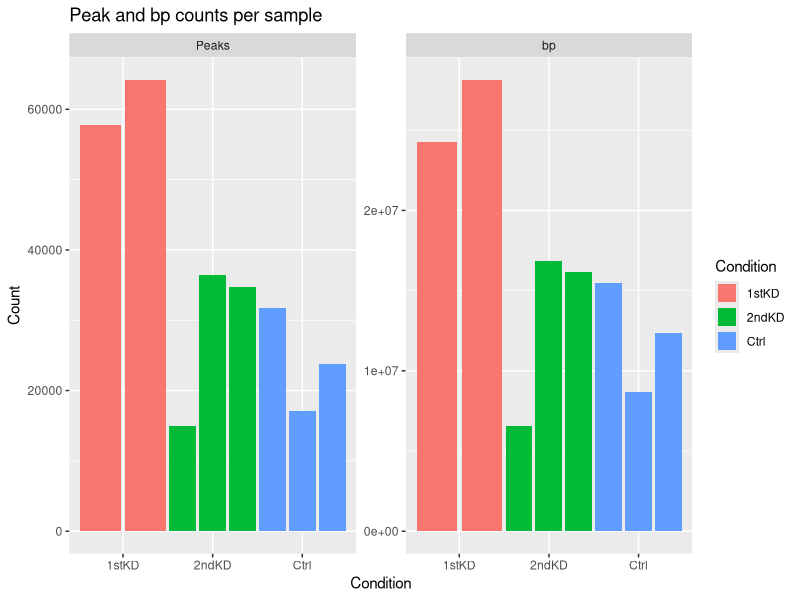

The R source for this figure:
# ==============================================================================
# Environment
# ==============================================================================
suppressMessages(library("data.table"))
suppressMessages(library("ggplot2"))

# ==============================================================================
# Functions
# ==============================================================================
meandif <- function(x,y) mean(x) - mean(y)
# function for performing permutations
perm2samp <- function(
        x, # vector from group 1
        y, # vector from group 2
        myfun = meandif, # function of group data
        alternative = c("two.sided", "less", "greater") # x ALT y
    ){
    theta.hat = myfun(x,y)
    m = length(x)
    n = length(y)
    N = m + n
    z = c(x,y)
    # matrix of all possible group assignments
    gmat = expand.grid(replicate(N, 1:2, simplify = FALSE))
    # remove first and last rows (all elements belong to a single group)
    gmat = gmat[c(-1, -(2^N)), ]
    nsamp = nrow(gmat)
    theta.mc = apply(
        gmat,
        1,
        function(g,z){
            meandif(z[g == 1], z[g != 1])
        },
        z = z
    )
    if(alternative[1] == "less") {
        perm = sum(theta.mc <= theta.hat) / nsamp
    } else if(alternative[1] == "greater") {
        perm = sum(theta.mc >= theta.hat) / nsamp
    } else {
        perm = sum(abs(theta.mc) >= abs(theta.hat)) / nsamp
    }
    return(list(
        theta.hat = theta.hat,
        theta.mc = theta.mc,
        p = perm
    ))
}

# ==============================================================================
# Data
# ==============================================================================
peaks = fread("Global/num-peaks-bp.tsv")

# ==============================================================================
# Analysis
# ==============================================================================
# hypothesis test placeholder
test_results = data.table(
    X = rep(c("Ctrl", "1stKD"), c(4, 2)),
    Y = c("1stKD", "2ndKD", "1stKD", "2ndKD", "2ndKD", "2ndKD"),
    Data = c("bp", "bp", "Peaks", "Peaks", "bp", "Peaks"),
    Hypothesis = rep(c("X >= Y", "X = Y"), c(4, 2)),
    Alternative = rep(c("less", "two.sided"), c(4, 2)),
    p = 1,
    FDR = 1
)

# testing for differences in bp accessibility
cat("Permutation tests\n")
for (i in 1:test_results[, .N]) {
    x = test_results[i, X]
    y = test_results[i, Y]
    dtype = test_results[i, Data]
    alt = test_results[i, Alternative]
    cat(x, y, dtype, alt, "\n")
    res = perm2samp(
        peaks[Condition == x, get(dtype)],
        peaks[Condition == y, get(dtype)],
        alternative = alt
    )
    test_results[i, p := res$p]
}
cat("Done\n")

# multiple test correction based on data used
test_results[Data == "bp", FDR := p.adjust(p, "fdr")]
test_results[Data == "Peaks", FDR := p.adjust(p, "fdr")]
fwrite(
    test_results,
    "Global/global-tests.tsv",
    col.names = TRUE,
    sep = "\t"
)

# melt for facetted plotting
peaks_melted = melt(
    peaks,
    id.vars = c("Condition", "Replicate"),
    measure.vars = c("Peaks", "bp"),
    variable.name = "dtype",
    value.name = "Count"
)

# ==============================================================================
# Plots
# ==============================================================================
gg <- (
    ggplot(peaks_melted)
    + geom_col(
        aes(
            x = Condition,
            y = Count,
            fill = Condition,
            group = Replicate
        ),
        size = 2,
        position = position_dodge(width = 1.0)
    )
    + labs(title = "Peak and bp counts per sample")
    + facet_wrap(~ dtype, scale = "free_y")
)
ggsave(
    "Global/peaks-bp.png",
    height = 12,
    width = 20,
    units = "cm"
)
